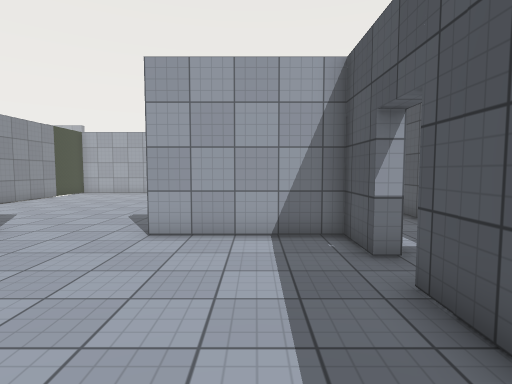
[1] (above)

13 first-person views from a walk through a 3-D level made in the Unity game engine. The camera is 1.5 m above the floor, tilts 4° down and sees 80° across. Doors are open. The floor is counted in squares, 1 m on a side. Each view is taken from the middle of a square. On the plan, view 1 faces up. The plan holds only what a view shows up to about 15 squares ahead; the rest is blank. The place goes on beyond the plan. The player character is not drawn. Some surface patterns are stand-ins.

[2]
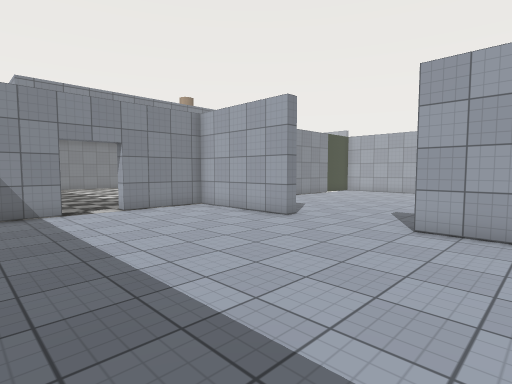

[3]
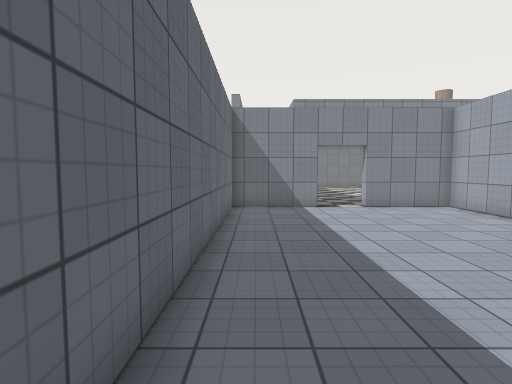

[4]
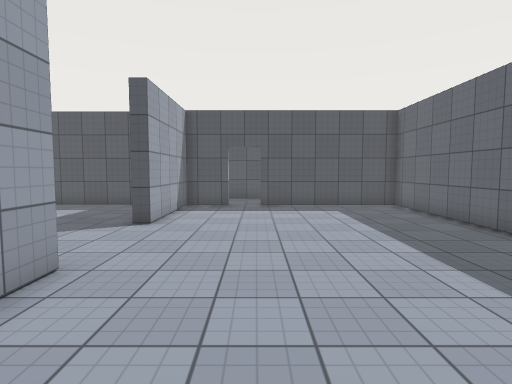

[5]
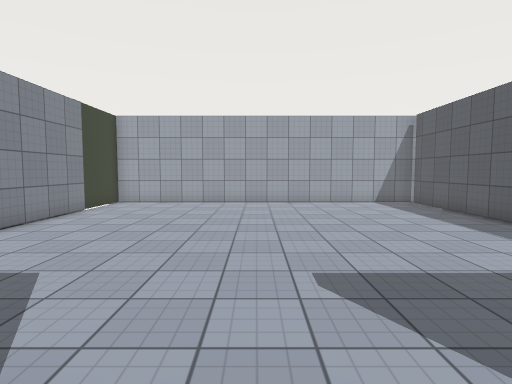

[6]
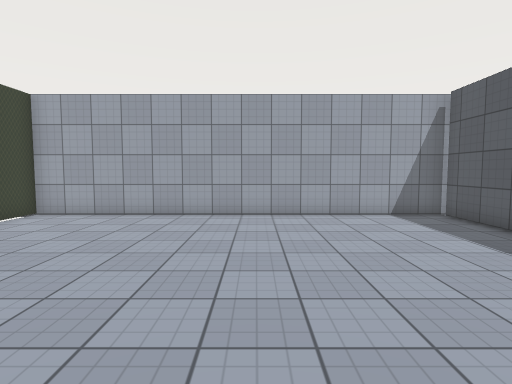

[7]
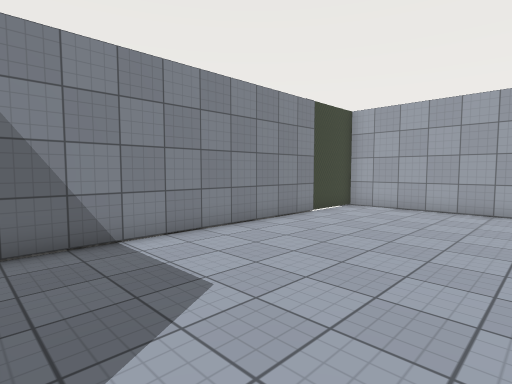

[8]
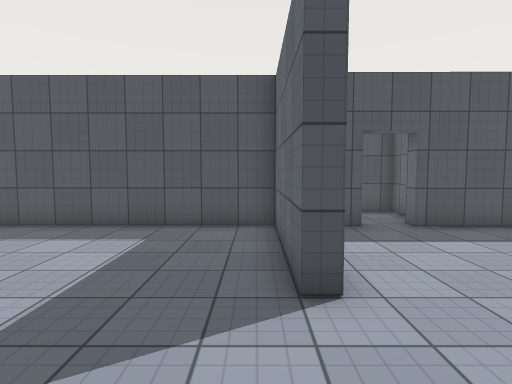

[9]
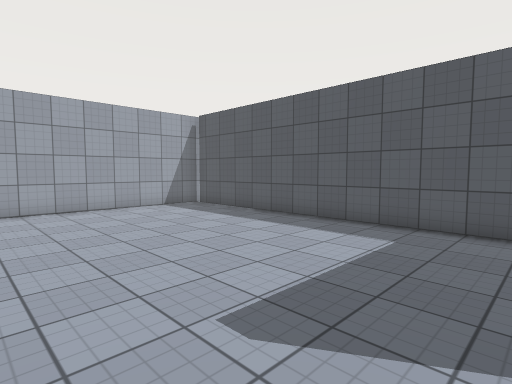

[10]
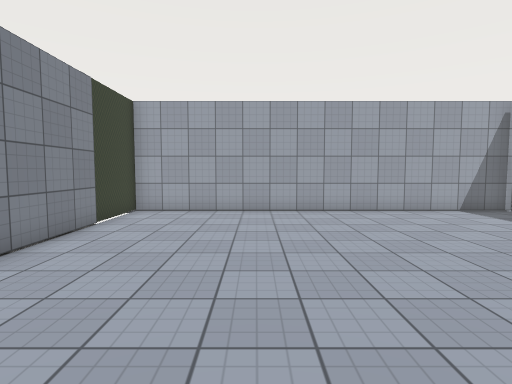

[11]
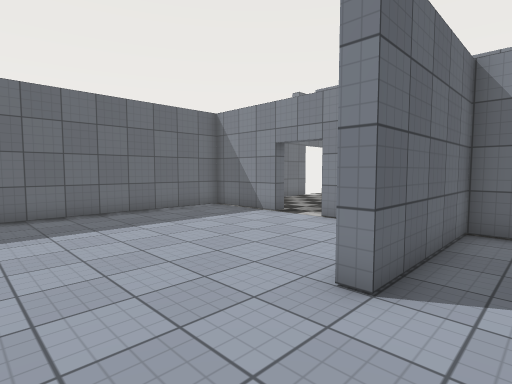

[12]
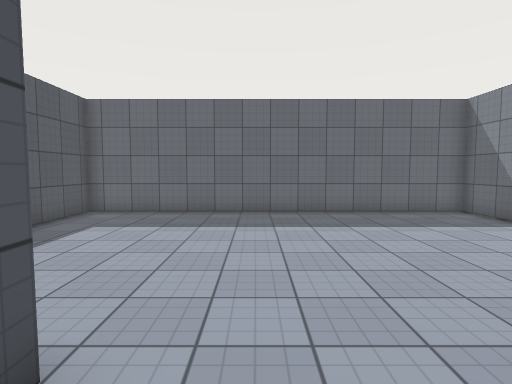

[13]
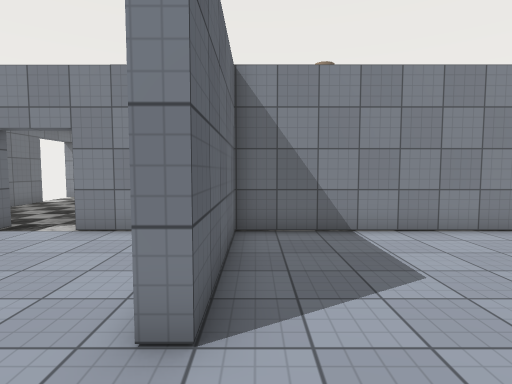

### Floor plan
Points are (right, up) in squares from view 1. A wall is a line through its corners. A room is listed if a view was taken in it or the views show most of it. See-through windows are left out.
Room 1 (views 1, 2, 3, 4, 5)
walls: (-6.5, 7) (-11.5, 7) (-11.5, 3.5); (-11.5, 1.5) (-11.5, -2) (2, -2) (2, 3.8); (2, 5.2) (2, 7) (-2.5, 7)
ways out: open door at (-4.5, 7) to room 2; opening at (-12, 2.5)
Room 2 (views 6, 7, 8, 9, 10, 11, 12, 13)
walls: (-2.5, 7.5) (2.3, 7.5) (2.3, 20.3) (-11.5, 20.3) (-11.5, 7.5) (-6.5, 7.5)
ways out: open door at (-4.5, 7) to room 1

Where each view was taken, in squares from view 1:
view 1: 0 up, 0 right, facing up
view 2: 1 down, 0 right, facing up-left
view 3: 1 down, 1 right, facing left
view 4: 4 up, 11 left, facing right
view 5: 6 up, 5 left, facing up
view 6: 10 up, 4 left, facing up
view 7: 8 up, 5 left, facing up-left
view 8: 8 up, 6 left, facing right
view 9: 8 up, 6 left, facing up-right
view 10: 9 up, 7 left, facing up
view 11: 9 up, 3 left, facing down-left
view 12: 9 up, 4 left, facing down
view 13: 8 up, 4 left, facing left
